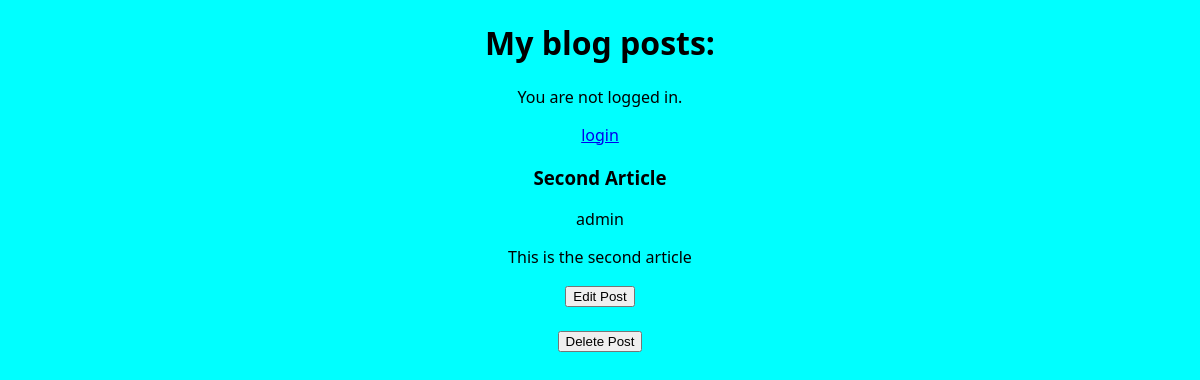
Screenshot of /article/2/ with the database file from the repository.
### blog/models.py (models this page shows, shortened)
class Article(models.Model):
    title = models.CharField(max_length=200)
    author = models.ForeignKey(
        'auth.User',
        on_delete = models.CASCADE
    )
    text = models.TextField()

### blog/views.py (the view)
# urls.py: path('article/<int:pk>/', ArticleDetailView.as_view(), name='detail'),
class ArticleDetailView(DetailView):
    model = models.Article
    template_name = 'detail.html'

### templates/detail.html
{% extends 'base.html' %}
{% block content %}
<h3>
    {{ article.title}}
</h3>
<p class='author'>
    {{ article.author}}
</p>
<p>
    {{ article.text}}
</p>
<form action="{% url 'post_edit' article.pk %}">
    <button type="submit">Edit Post</button>
</form>
<br>
<form action="{% url 'post_delete' article.pk %}">
    <button type="submit">Delete Post</button>
</form>
{% endblock content%}

### static/css/style.css (style rules this page uses)
body { background-color: aqua; text-align: center; font-family: 'Segoe UI', Tahoma, Geneva, Verdana, sans-serif; }

### rows the page displays
Article: title "Second Article", author "admin", text "This is the second article"
